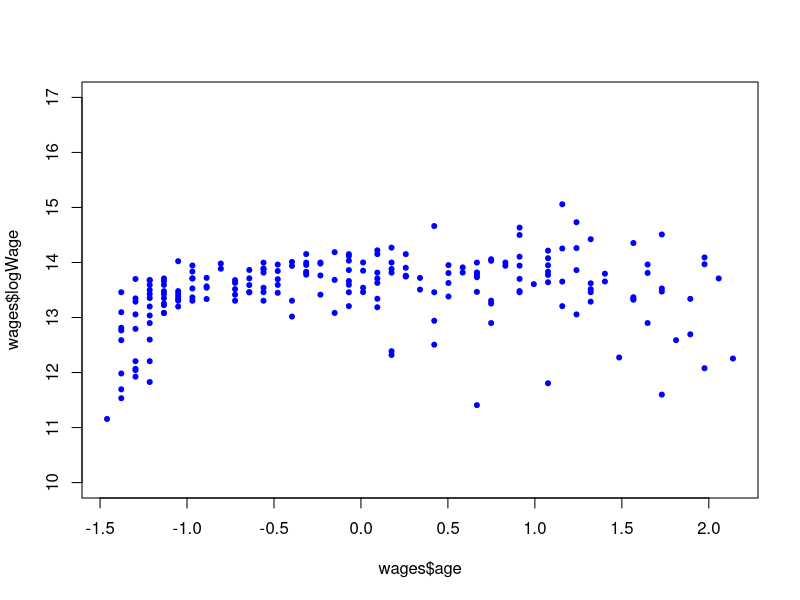

Generate this figure with R: (Note: this script raises an error after producing the figure.)


#draw<-sampleGP(noDraw=20,xVal=seq(-6,6,length.out=100),covFunc=SqrExpCov,lengthScale=2,sigma=1,func=sin)
#draw<-sampleGP(noDraw=20,xVal=seq(-6,6,length.out=100),covFunc=SqrExpCov,lengthScale=2,sigma=1,func=sin,onlyPara=T)
#round(draw$covMat,4)
#image(draw$covMat)
#plotGP(drawMatrix=draw$draws)

# data:
wages<-read.delim(file="Gaussian processes/CanadianWages2.csv",sep=" ")
# standardize data:
wages$age<-scale(wages$age)
plot(wages$age,wages$logWage,pch=20,ylim=c(10,17),col="blue")
# calculate posterior

# prior:
# let l=0.5 and sigma=0.4 (change those later)
# assume sigmaError to be sd of data
sigmaError<-sd(wages$logWage)
xGrid<-seq(-1.5,2.2,length=30)
draws<-sampleGP(noDraw=30,xVal=xGrid,covFunc=SqrExpCov,func=meanWages,sigma=0.4,lengthScale=0.5)
plotGP(draws$draws)
curve(expr=meanWages,from=-1.7,to=2.3,ylim=c(10,15),add=TRUE,lwd=4,col="red")

# prior mean function:
plot(wages$age,wages$logWage,pch=20,ylim=c(10,17),,xlim=c(-1.7,2.3),col="blue",xlab="age",ylab="log(wages)")
curve(expr=meanWages,from=-1.7,to=2.3,ylim=c(10,15),add=TRUE,lwd=3)

library(lubridate)
# posterior mean
# grid of xValues
xGrid<-seq(-1.5,2.2,length=30)

meanXgrid<-as.matrix(meanFunc(xValues=xGrid,func=meanWages))
xKxGrid<-createCovMatrix(xVal=wages$age,yVal=xGrid,covFunc=SqrExpCov,sigma=0.4,lengthScale=0.5)
sqrtKy<-sqrt(createCovMatrix(xVal=wages$age,covFunc=SqrExpCov,sigma=0.4,lengthScale=0.5)
             +((sigmaError)^2)*diag(1,nrow=dim(wages)[1]))
yDiff<-wages$logWage-meanFunc(xValues=wages$age,func=meanWages)
#fBar<-xKxGrid%*%sqrtKy%*%wages$logWage
fBar<-meanXgrid+xKxGrid%*%sqrtKy%*%wages$logWage
#plot(x=wages$age,y=meanFunc(xValues=wages$age,func=meanWages),type="l")
#plot(x=xGrid,y=meanXgrid,type="l")
graphics.off()

plot(x=xGrid,y=fBar,type="o",main=as.character(now()))


temp3<-createCovMatrix(xVal=xGrid,yVal=wages$age,covFunc=SqrExpCov)
temp2<-createCovMatrix(xVal=wages$age,yVal=xGrid,covFunc=SqrExpCov)
temp1<-createCovMatrix(xVal=wages$age,covFunc=SqrExpCov)
temp4<-createCovMatrix(xVal=xGrid,covFunc=SqrExpCov)
dim(temp2)
dim(temp3)
dim(temp1)
dim(temp4)
